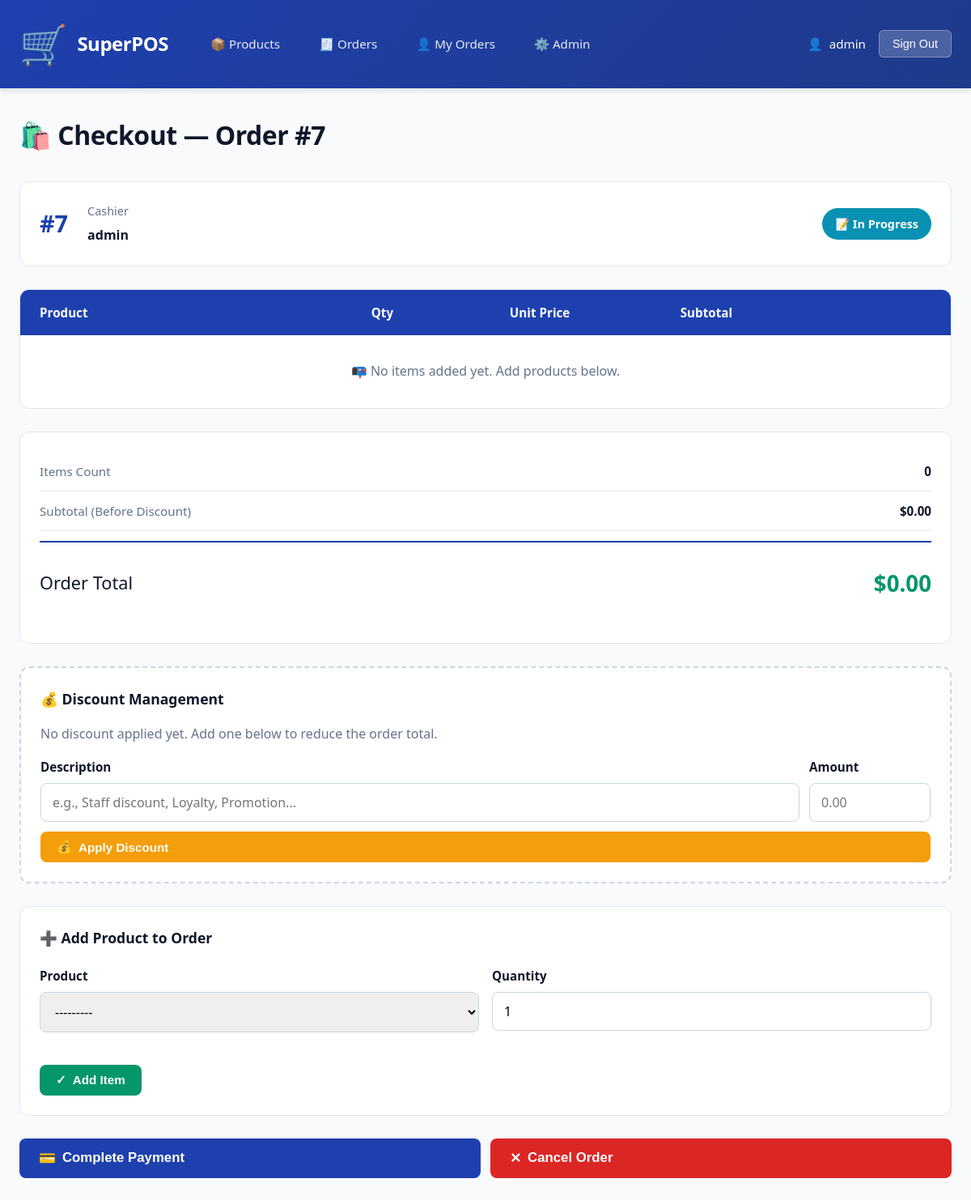
Page /sales/orders/7/items/ (signed in) on the committed database.
### sales/models.py (models this page shows, shortened)
class Order(models.Model):
    STATUS_CHOICES = [
        ('open',       'បានបើក'),
        ('paid',       'បានបង់'),
        ('refunded',   'បានសង'),
        ('cancelled',  'បានលុបចោល'),
    ]
    cashier    = models.ForeignKey(
                    User,
                    on_delete=models.SET_NULL,   # keep the order if the staff account is deleted
                    null=True,
                    related_name='orders',
                 )
    status     = models.CharField(max_length=20, choices=STATUS_CHOICES, default='open')
    created_at = models.DateTimeField(auto_now_add=True)    # កំណត់ពេលបង្កើតការបញ្ជាទិញ
    notes      = models.TextField(blank=True)
    @property
    def subtotal(self):
        return sum(item.subtotal for item in self.items.all())
    @property
    def total(self):
        try:
            return float(self.subtotal) - float(self.discount.amount)
        except Discount.DoesNotExist:
            return float(self.subtotal)
    class Meta:
        ordering = ['-created_at']

### sales/views.py (the view, shortened to what this page needs)
# urls.py: path('orders/<int:pk>/items/', views.add_item,       name='add_item'),
@login_required
def add_item(request, pk):
    order = get_object_or_404(Order, pk=pk)
    if request.method == 'POST':
        if 'cancel_order' in request.POST:
            order.status = 'cancelled'
            order.save()
            return redirect('order_list')
        if 'mark_paid' in request.POST:
            order.status = 'paid'
            order.save()
            return redirect('order_list')
        if 'remove_discount' in request.POST:
            try:
                order.discount.delete()
            except Discount.DoesNotExist:
                pass
            return redirect('add_item', pk=order.pk)
        if 'add_discount' in request.POST:
            discount_form = DiscountForm(request.POST)
            if discount_form.is_valid():
                try:
                    order.discount.delete()
                except Discount.DoesNotExist:
                    pass
                discount = discount_form.save(commit=False)
                discount.order = order
                discount.save()
                return redirect('add_item', pk=order.pk)
        else:
            discount_form = DiscountForm()
        item_form = OrderItemForm(request.POST)
        if item_form.is_valid():
            item = item_form.save(commit=False)
            item.order      = order
            item.unit_price = item.product.price   # snapshot the current price
            item.save()
            product = item.product
            product.stock -= item.quantity
            product.save()
            return redirect('add_item', pk=order.pk)
    else:
        item_form = OrderItemForm()
        discount_form = DiscountForm()
    try:
        discount = order.discount
    except Discount.DoesNotExist:
        discount = None
    return render(request, 'sales/add_item.html', {
        'order':          order,
        'item_form':      item_form,
        'discount_form':  discount_form,
        'discount':       discount,
        'items':          order.items.select_related('product'),
    })

### sales/forms.py (shortened to what this page needs)
class OrderItemForm(forms.ModelForm):
    class Meta:
        model  = OrderItem
        fields = ['product', 'quantity']

class DiscountForm(forms.ModelForm):
    class Meta:
        model = Discount
        fields = ['description', 'amount']
        widgets = {
            'description': forms.TextInput(attrs={
                'class': 'form-control',
                'placeholder': 'e.g., Staff discount, Loyalty, Promotion...',
                'maxlength': '200',
            }),
            'amount': forms.NumberInput(attrs={
                'class': 'form-control',
                'placeholder': '0.00',
                'step': '0.01',
                'min': '0',
            }),
        }

### sales/models.py (called while the page is built)
    def __str__(self):
        return f"{self.name}  —  ${self.price}  (ស្តុក: {self.stock})"

### sales/templates/sales/add_item.html (shortened to what this page needs)
{% extends "base.html" %}
{% block content %}
<div class="page-header">
    <h1 class="page-title">🛍️ Checkout — Order #{{ order.pk }}</h1>
</div>
<div class="order-header">
    <div class="order-number">#{{ order.pk }}</div>
    <div class="order-info">
        <div class="order-info-label">Cashier</div>
        <div class="order-info-value">{{ order.cashier }}</div>
    </div>
    <span class="order-status">📝 In Progress</span>
</div>
<div class="items-section">
    <div class="items-header">
        <div>Product</div>
        <div>Qty</div>
        <div>Unit Price</div>
        <div>Subtotal</div>
    </div>
    {% for item in items %}
    <div class="items-list">
        <div class="item-product-name">{{ item.product.name }}</div>
        <div class="item-quantity">{{ item.quantity }}</div>
        <div class="item-price">${{ item.unit_price }}</div>
        <div class="item-subtotal">${{ item.subtotal }}</div>
        <div></div>
    </div>
    {% empty %}
    <div class="items-empty">📭 No items added yet. Add products below.</div>
    {% endfor %}
</div>
<div class="order-summary">
    <div class="summary-row">
        <span class="summary-label">Items Count</span>
        <span class="summary-value">{{ items|length }}</span>
    </div>
    <div class="summary-row">
        <span class="summary-label">Subtotal (Before Discount)</span>
        <span class="summary-value">${{ order.subtotal|floatformat:2 }}</span>
    </div>
    <div class="summary-total">
        <div class="summary-row">
            <span class="summary-label">Order Total</span>
            <span class="summary-value">${{ order.total|floatformat:2 }}</span>
        </div>
    </div>
</div>
{% if item_form %}
<div class="discount-section {% if not discount %}empty{% endif %}">
    <div class="discount-title">
        💰 Discount Management
    </div>
    {% if discount %}
    <div class="discount-applied">
        <div class="discount-applied-header">
            <div>
                <div class="discount-applied-label">{{ discount.description }}</div>
                <div class="discount-applied-value">-${{ discount.amount }}</div>
                <div class="discount-applied-description">Applied to this order</div>
            </div>
            <form method="post" style="display: inline;">
                {% csrf_token %}
                <button class="discount-remove-btn" name="remove_discount" type="submit">
                    ✕ Remove
                </button>
            </form>
        </div>
    </div>
    {% else %}
    <p style="color: var(--text-gray); margin-bottom: 16px;">No discount applied yet. Add one below to reduce the order total.</p>
    {% endif %}
    <form method="post">
        <div class="discount-form-fields">
            <div class="form-group">
                <label>{{ discount_form.description.label }}</label>
                {{ discount_form.description }}
            </div>
            <div class="form-group discount-amount-input">
                <label>{{ discount_form.amount.label }}</label>
                {{ discount_form.amount }}
            </div>
        </div>
        <button class="btn btn-warning" name="add_discount" type="submit" style="width: 100%;">
            <span>💰</span> {% if discount %}Update{% else %}Apply{% endif %} Discount
        </button>
    </form>
</div>
{% endif %}
{% if item_form %}
<div class="add-item-form">
    <div class="add-item-title">➕ Add Product to Order</div>
    <form method="post">
        <div class="form-fields-row">
            {% for field in item_form %}
            <div class="form-group">
                <label>{{ field.label }}</label>
                {{ field }}
            </div>
            {% endfor %}
        </div>
        <div class="form-actions">
            <button class="btn btn-success" type="submit">
                <span>✓</span> Add Item
            </button>
        </div>
    </form>
</div>
<div class="checkout-actions">
    <form method="post" style="flex: 1;">
        <button class="btn btn-primary" name="mark_paid" type="submit" style="width: 100%; padding: 14px 24px; font-size: 1.05em;">
            <span>💳</span> Complete Payment
        </button>
    </form>
    <form method="post" style="flex: 1;">
        <button class="btn btn-danger" name="cancel_order" type="submit" style="width: 100%; padding: 14px 24px; font-size: 1.05em;">
            <span>✕</span> Cancel Order
        </button>
    </form>
</div>
{% endif %}
{% endblock %}

### sales/templates/base.html (shortened to what this page needs)
<!DOCTYPE html>
<html lang="km">
<head>
</head>
<body>
    <header>
        <div class="header-content">
            <div class="brand">
                <span class="brand-icon">🛒</span>
                <span>SuperPOS</span>
            </div>
            <nav class="main-nav">
                <a href="/sales/products/" {% if request.resolver_match.url_name == 'product_list' %}class="active"{% endif %}>📦 Products</a>
                <a href="/sales/orders/" {% if request.resolver_match.url_name == 'order_list' %}class="active"{% endif %}>🧾 Orders</a>
                <a href="/sales/orders/mine/" {% if request.resolver_match.url_name == 'my_orders' %}class="active"{% endif %}>👤 My Orders</a>
                <a href="/admin/" target="_blank">⚙️ Admin</a>
            </nav>
            <div class="user-menu">
                <div class="user-info">
                    <span>👤</span>
                    <span>{{ request.user.username }}</span>
                </div>
                <form method="post" action="/accounts/logout/" style="display:inline">
                    <button type="submit" class="logout-btn">Sign Out</button>
                </form>
            </div>
        </div>
    </header>
    <div class="container">
        {% block content %}{% endblock %}
    </div>
</body>
</html>

### sales/templates/base.html (style rules this page uses)
* { margin: 0; padding: 0; box-sizing: border-box; }
:root { --primary: #1e40af; --primary-dark: #1e3a8a; --primary-light: #3b82f6; --success: #059669; --success-light: #10b981; --danger: #dc2626; --warning: #f59e0b; --info: #0891b2; --bg-light: #f8fafc; --bg-gray: #f1f5f9; --text-dark: #0f172a; --text-gray: #64748b; --border-light: #e2e8f0; --border-gray: #cbd5e0; --shadow-sm: 0 1px 2px rgba(0, 0, 0, 0.05); --shadow-md: 0 4px 6px rgba(0, 0, 0, 0.1); --shadow-lg: 0 10px 15px rgba(0, 0, 0, 0.1); }
body { font-family: 'Segoe UI', Tahoma, Geneva, Verdana, sans-serif; background: var(--bg-light); color: var(--text-dark); line-height: 1.6; }
header { background: linear-gradient(135deg, var(--primary) 0%, var(--primary-dark) 100%); color: white; padding: 0; box-shadow: var(--shadow-md); position: sticky; top: 0; z-index: 100; }
.header-content { max-width: 1400px; margin: 0 auto; display: flex; justify-content: space-between; align-items: center; padding: 16px 24px; }
.brand { display: flex; align-items: center; gap: 12px; font-size: 1.5em; font-weight: 700; letter-spacing: -0.5px; }
.brand-icon { font-size: 2em; }
nav.main-nav { display: flex; gap: 24px; align-items: center; flex: 1; margin-left: 40px; }
nav.main-nav a { color: rgba(255, 255, 255, 0.9); text-decoration: none; font-weight: 500; font-size: 0.95em; transition: all 0.3s ease; padding: 8px 12px; border-radius: 6px; }
.user-menu { display: flex; align-items: center; gap: 16px; margin-left: auto; }
.user-info { display: flex; align-items: center; gap: 8px; font-size: 0.95em; }
.logout-btn { background: rgba(255, 255, 255, 0.2); border: 1px solid rgba(255, 255, 255, 0.3); color: white; padding: 8px 16px; border-radius: 6px; cursor: pointer; font-weight: 500; transition: all 0.3s ease; font-size: 0.9em; }
.container { max-width: 1400px; margin: 0 auto; padding: 32px 24px; }
.page-header { margin-bottom: 32px; }
.page-title { font-size: 2em; font-weight: 700; color: var(--text-dark); margin-bottom: 8px; letter-spacing: -0.5px; }
.btn { display: inline-flex; align-items: center; gap: 8px; padding: 10px 20px; border: none; border-radius: 8px; font-weight: 600; cursor: pointer; transition: all 0.3s ease; font-size: 0.95em; text-decoration: none; white-space: nowrap; }
.btn-primary { background: var(--primary); color: white; }
.btn-success { background: var(--success); color: white; }
.btn-danger { background: var(--danger); color: white; }
.btn-warning { background: var(--warning); color: white; }
.form-group { margin-bottom: 20px; }
label { display: block; margin-bottom: 8px; font-weight: 600; color: var(--text-dark); font-size: 0.95em; }
input[type="text"], input[type="number"], input[type="email"], input[type="password"], input[type="date"], input[type="time"], select, textarea { width: 100%; padding: 12px 14px; border: 1px solid var(--border-gray); border-radius: 8px; font-size: 1em; font-family: inherit; transition: all 0.3s ease; }

### rows in the picture
Order: pk "7", cashier "admin", subtotal "0.00", total "0.00"

### other values in the picture
{{ request.user.username }} "admin"
{{ items|length }} "0"
{{ discount_form.description.label }} "Description"
{{ discount_form.amount.label }} "Amount"
{{ field.label }} "Product" "Quantity"
